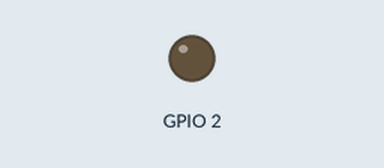
This sketch was run on a simulated ESP8266 (NodeMCU). On the bench: output pins drawn as LEDs (lit = HIGH). WiFi joins after 1.5 s; servers stay silent unless stated; uploads are accepted with an empty reply; what the sketch prints to the serial monitor is not drawn.

Above: at 0.0 s.
At 1.8 s:
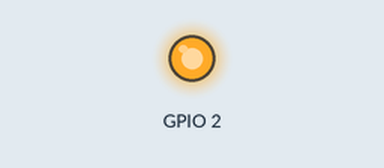
Timing chart, 0 to 3.3 s (numbered marks = the images above):
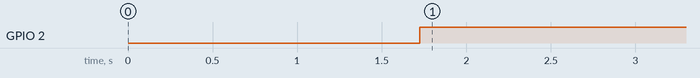

Measured:
- by itself, GPIO 2: LOW → HIGH at 1.7 s

The sketch:

reading_from_database.ino
```cpp
//include libraries
#include <ESP8266HTTPClient.h>
#include <ESP8266WiFi.h>

//Access point credentials
const char* ssid = "";
const char* pwd = "";
const char* host = "";
String get_host = "";

WiFiServer server(80);  // open port 80 for server connection

void setup()
{
  Serial.begin(115200); //initialise the serial communication
  delay(20);

  WiFi.begin(ssid, pwd);

  while (WiFi.status() != WL_CONNECTED) {
    Serial.print(".");
    delay(100);
  }
  Serial.println(WiFi.localIP());
  server.begin();

    //starting the server
    server.begin();

    pinMode(2, OUTPUT);
}

void loop()
{
  //call_test();
  get_device_status("tv","TV");
  get_device_status("fan","Fan");

}


void call_test()
{
  Serial.println("It is test");
  }

void get_device_status(String device_name, String device_text)
  {

    WiFiClient client = server.available();

        HTTPClient http;
        String url = get_host+"/esp_running/get_status.php?device_name="+device_name;

        http.begin(url);

        //GET method
        int httpCode = http.GET();
        String payload = "";
        if (httpCode > 0) {
          payload = http.getString();
          //Serial.println("payload: " + payload);
        }
        else
        Serial.println("No response");

        //Serial.println("http code: " + String(httpCode));
        if(payload=="1")
        {
          Serial.println(device_text + " is ON");
          if (device_text == "TV") digitalWrite(2, LOW);
        }
        else
        {
          Serial.println(device_text + " is Off");
          if (device_text == "TV") digitalWrite(2, HIGH);
          }
        http.end();
        delay(1000);

  }
```
